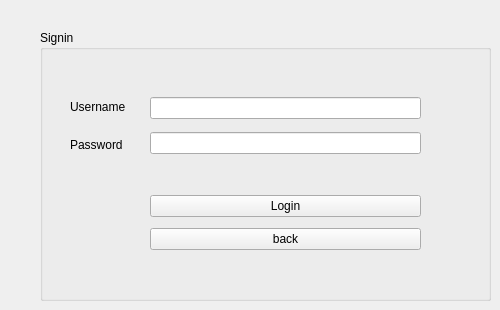
      <widget class="QWidget" name="Loginpage">
       <widget class="QGroupBox" name="groupBox">
        <property name="geometry">
         <rect>
          <x>40</x>
          <y>30</y>
          <width>451</width>
          <height>271</height>
         </rect>
        </property>
        <property name="title">
         <string>Signin</string>
        </property>
        <widget class="QWidget" name="layoutWidget">
         <property name="geometry">
          <rect>
           <x>110</x>
           <y>60</y>
           <width>271</width>
           <height>71</height>
          </rect>
         </property>
         <layout class="QVBoxLayout" name="verticalLayout_17">
          <item>
           <widget class="QLineEdit" name="usernamelineedit"/>
          </item>
          <item>
           <widget class="QLineEdit" name="passwordlineedit">
            <property name="echoMode">
             <enum>QLineEdit::Password</enum>
            </property>
           </widget>
          </item>
         </layout>
        </widget>
        <widget class="QWidget" name="layoutWidget">
         <property name="geometry">
          <rect>
           <x>110</x>
           <y>160</y>
           <width>271</width>
           <height>66</height>
          </rect>
         </property>
         <layout class="QVBoxLayout" name="verticalLayout_19">
          <item>
           <widget class="QPushButton" name="loginpushbtn">
            <property name="text">
             <string>Login</string>
            </property>
           </widget>
          </item>
          <item>
           <widget class="QPushButton" name="backpushbtn">
            <property name="text">
             <string>back</string>
            </property>
           </widget>
          </item>
         </layout>
        </widget>
        <widget class="QWidget" name="layoutWidget">
         <property name="geometry">
          <rect>
           <x>30</x>
           <y>60</y>
           <width>64</width>
           <height>71</height>
          </rect>
         </property>
         <layout class="QVBoxLayout" name="verticalLayout_18">
          <item>
           <widget class="QLabel" name="labelusername">
            <property name="text">
             <string>Username</string>
            </property>
           </widget>
          </item>
          <item>
           <widget class="QLabel" name="labelpassword">
            <property name="text">
             <string>Password</string>
            </property>
           </widget>
          </item>
         </layout>
        </widget>
       </widget>
      </widget>
